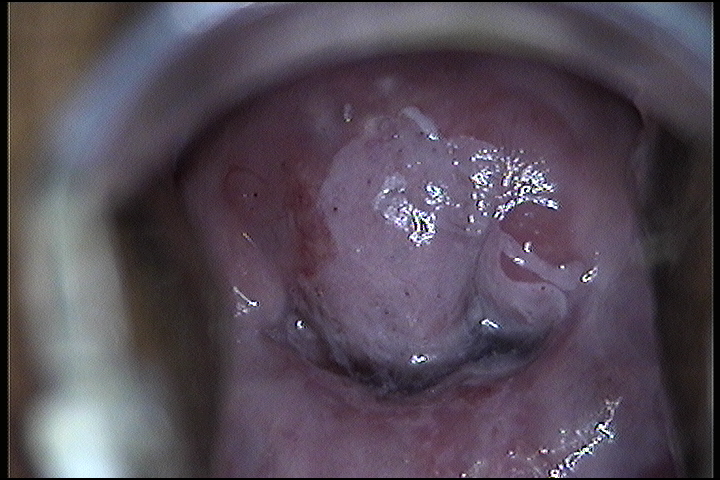
#> input picture Pruebas/100.bmp, 720 x 480 px
$ python histograma.py
#> lines starting #> are read from the running program, lines starting #| are printed output that depends on the picture
import cv2
import numpy as np
from matplotlib import pyplot as plt

img = cv2.imread('100.bmp')
#> img is the input picture: shape (480, 720, 3); mean B, G, R 87.4, 75.7, 85.5

color = ('b', 'g', 'r')

plt.subplot(121)
plt.imshow(cv2.cvtColor(img, cv2.COLOR_BGR2RGB))
plt.title("100.bmp")
plt.axis("off")


for i, c in enumerate(color):
    plt.subplot(222)
    hist = cv2.calcHist([img], [i], None, [512], [0, 512])
    plt.plot(hist, color=c)
    plt.xlim([0, 256])


hist = cv2.calcHist([img],[0],None, [256], [0, 256])
#> hist = 256 values, max 4813 at index 0, min 10 at index 2, mean 1350

plt.subplot(121)
plt.imshow(img,cmap='gray')
plt.title("Lena")

plt.subplot(122)
plt.plot(hist, color='gray')
plt.xlabel('Intensidad')
plt.ylabel('Pixeles')

plt.show()
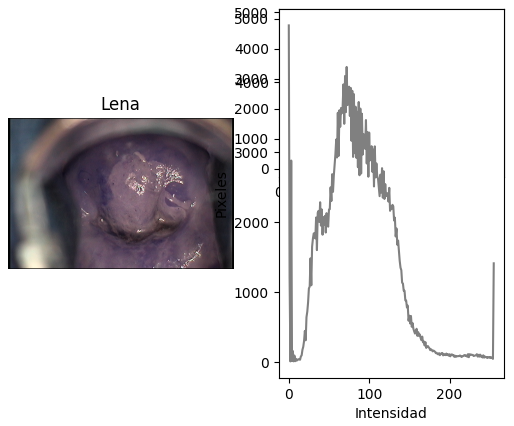
#> figure drawn by matplotlib, 3 panels; B, G, R data is drawn as R, G, B; panel 2: curve peaks at x = 0, y = 4813; panel 2: curve peaks at x = 3, y = 5085; panel 2: curve peaks at x = 94, y = 4872; panel 3: curve peaks at x = 0, y = 4813

cv2.waitKey(0)
cv2.destroyAllWindows()
